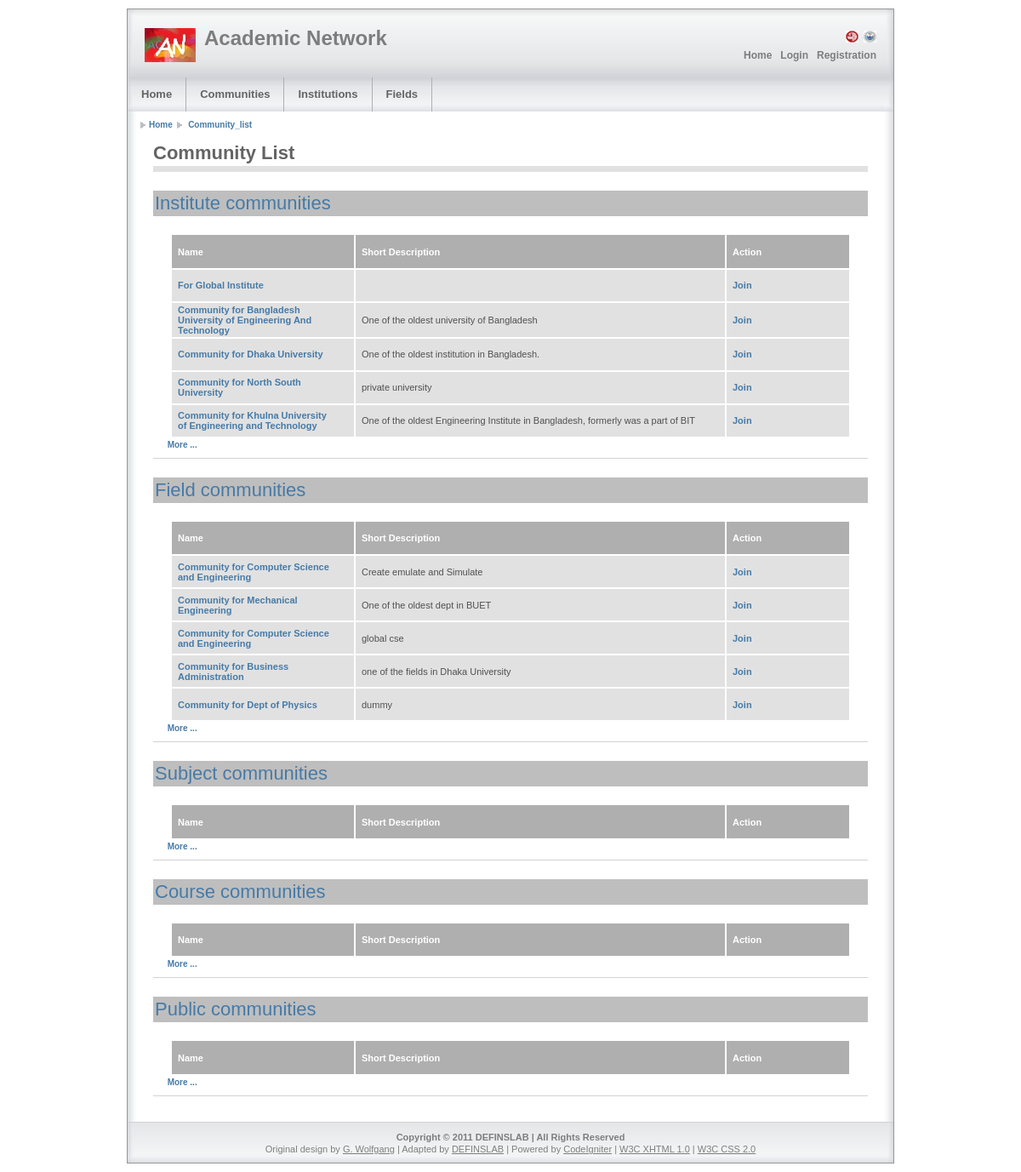
The page /index.php/community_list/LoadCommunityListViewAll on the database its author committed.
### tables this page shows
CREATE TABLE IF NOT EXISTS `community` (
  `community_id` int(10) NOT NULL AUTO_INCREMENT,
  `name` varchar(100) NOT NULL,
  `type` enum('institution','subject','field','course','group') NOT NULL,
  `short_description` text NOT NULL,
  `updated_date` datetime NOT NULL,
  PRIMARY KEY (`community_id`)
);

### application/controllers/community_list.php (called while the page is built, shortened)
<?php
class Community_list extends CI_Controller {
    function LoadCommunityListViewAll() {
        $username = $this->Model_user->GetLoggedInUsername();
        $communities = $this->User_community->GetByUserName($username);
        $this->page->title = "List of Communities By Type";
        $this->page->breadcrumbs = array(
            "Home" => base_url(),
            "Community_list" => site_url("community_list"),
        );
        $data['query1_result'] = $this->Model_community->GetByType('institution',5);
        $data['query2_result'] = $this->Model_community->GetByType('field',5);
        $data['query3_result'] = $this->Model_community->GetByType('subject',5);
        $data['query4_result'] = $this->Model_community->GetByType('course',5);
        $data['query5_result'] = $this->Model_community->GetByType('group',5);
        $data['communities'] = $communities;
        $main_content[0] = array("Community List", "community_list_view_all",$data);
        $this->page->loadViews(null, $main_content, null);
    }
}
?>

### index.php (called while the page is built, shortened)
<?php
require_once BASEPATH.'core/CodeIgniter'.EXT;

### application/models/model_community.php (called while the page is built, shortened)
<?php
   class Model_community extends CI_Model {
       function GetByType($type,$limit=null){
           $this->db->select('*');
           $query = $this->db->get_where('community',  array('type' => $type, 'community_id !=' => 0), $limit);
           return $query->result();
       }
   }
?>

### application/models/model_user.php (called while the page is built, shortened)
<?php
class Model_user extends CI_Model {
    function GetLoggedInUsername() {
        return $this->session->userdata('username');
    }
}
?>

### application/models/user_community.php (called while the page is built, shortened)
<?php
class User_community extends CI_Model {
    function GetByUserName($name,$type="", $start=0, $limit=100) {
        $query_str = "SELECT DISTINCT * FROM `user_community`
       JOIN community ON user_community.community_id = community.community_id
       WHERE `username` = '$name'";
       $query_str .= "LIMIT $start, $limit";
        $query = $this->db->query($query_str);
        return $query->result();
    }
}
?>

### application/views/default/community_list_view_all.php (the view, shortened to what this page needs)
<?php
function isJoinedAlready($communities, $community_id) {
    return false;
}
?>
<h1 class="block"><a href="<?= site_url("/community_list/index/institution") ?>">Institute communities</a></h1>
<div class="column1-unit">
    <table>
        <tr>
            <th class="top" scope="col" style="width:200px;">Name</th>
            <th class="top" scope="col">Short Description</th>
            <th class="top" scope="col" style="width:130px;">Action</th>
        </tr>
<?php foreach ($query1_result as $row): ?>
        <tr><th scope="row">
                <a href="<?= site_url("/community/index/$row->community_id") ?>">
<?php echo $row->name; ?>
                </a>
            </th>
            <td><?php echo $row->short_description; ?></td>
            <?php
            if (isJoinedAlready($communities, $row->community_id) == false) {
                echo '<td><a href= ' . site_url('converter/index/' . $row->community_id) . '>Join</a></td>';
            } else {
                echo '<td>Already Joined!</td>';
            }
            ?>
        </tr>
<?php endforeach; ?>
        </table>
        <a  href="<?= site_url("/community_list/index/institution") ?>">&nbsp;&nbsp;&nbsp;&nbsp;&nbsp;  More ...</a>
    </div>
    <hr class="clear-contentunit" />
    <h1 class="block"><a href="<?= site_url("/community_list/index/field") ?>">Field communities</a></h1>
    <div class="column1-unit">
        <table>
            <tr>
                <th class="top" scope="col" style="width:200px;">Name</th>
                <th class="top" scope="col">Short Description</th>
                <th class="top" scope="col" style="width:130px;">Action</th>
            </tr>
<?php foreach ($query2_result as $row): ?>
                <tr><th scope="row">
                        <a href="<?= site_url("/community/index/$row->community_id") ?>">
<?php echo $row->name; ?>
                </a>
            </th>
            <td><?php echo $row->short_description; ?></td>
            <?php
                if (isJoinedAlready($communities, $row->community_id) == false) {
                    echo '<td><a href= ' . site_url('converter/index/' . $row->community_id) . '>Join</a></td>';
                } else {
                    echo '<td>Already Joined!</td>';
                }
            ?>
            </tr>
<?php endforeach; ?>
            </table>
            <a  href="<?= site_url("/community_list/index/field") ?>">&nbsp;&nbsp;&nbsp;&nbsp;&nbsp;  More ...</a>
        </div>
        <hr class="clear-contentunit" />
        <h1 class="block"><a href="<?= site_url("/community_list/index/subject") ?>">Subject communities</a></h1>
        <div class="column1-unit">
            <table>
                <tr>
                    <th class="top" scope="col" style="width:200px;">Name</th>
                    <th class="top" scope="col">Short Description</th>
                    <th class="top" scope="col" style="width:130px;">Action</th>
                </tr>
                </table>
                <a  href="<?= site_url("/community_list/index/subject") ?>">&nbsp;&nbsp;&nbsp;&nbsp;&nbsp;  More ...</a>
            </div>
            <hr class="clear-contentunit" />
            <h1 class="block"><a href="<?= site_url("/community_list/index/course") ?>">Course communities</a></h1>
            <div class="column1-unit">
                <table>
                    <tr>
                        <th class="top" scope="col" style="width:200px;">Name</th>
                        <th class="top" scope="col">Short Description</th>
                        <th class="top" scope="col" style="width:130px;">Action</th>
                    </tr>
                    </table>
                    <a  href="<?= site_url("/community_list/index/course") ?>">&nbsp;&nbsp;&nbsp;&nbsp;&nbsp;  More ...</a>
                </div>
                <hr class="clear-contentunit" />
                <h1 class="block"><a href="<?= site_url("/community_list/index/group") ?>">Public communities</a></h1>
                <div class="column1-unit">
                    <table>
                        <tr>
                            <th class="top" scope="col" style="width:200px;">Name</th>
                            <th class="top" scope="col">Short Description</th>
                            <th class="top" scope="col" style="width:130px;">Action</th>
                        </tr>
                        </table>
                        <a  href="<?= site_url("/community_list/index/group") ?>">&nbsp;&nbsp;&nbsp;&nbsp;&nbsp;  More ...</a>
</div>
<hr class="clear-contentunit" />

### rows shown on the page
community: name "For Global Institute"
community: name "Community for Bangladesh University of Engineering And Technology", short_description "One of the oldest university of Bangladesh"
community: name "Community for Dhaka University", short_description "One of the oldest institution in Bangladesh."
community: name "Community for North South University", short_description "private university"
community: name "Community for Khulna University of Engineering and Technology", short_description "One of the oldest Engineering Institute in Bangladesh, formerly was a part of BIT"
community: name "Community for Computer Science and Engineering", short_description "Create emulate and Simulate"
community: name "Community for Mechanical Engineering", short_description "One of the oldest dept in BUET"
community: name "Community for Computer Science and Engineering", short_description "global cse"
community: name "Community for Business Administration", short_description "one of the fields in Dhaka University"
community: name "Community for Dept of Physics", short_description "dummy"

### other values the page prints
anchor($link,$text) "Home"
anchor($link,$text) "Login"
anchor($link,$text) "Registration"
anchor($i[0][1], $i[0][0]) "Home"
anchor($i[0][1], $i[0][0]) "Communities"
anchor($i[0][1], $i[0][0]) "Institutions"
anchor($i[0][1], $i[0][0]) "Fields"
$text "Home"
$text "Community_list"
$title "Community List"
